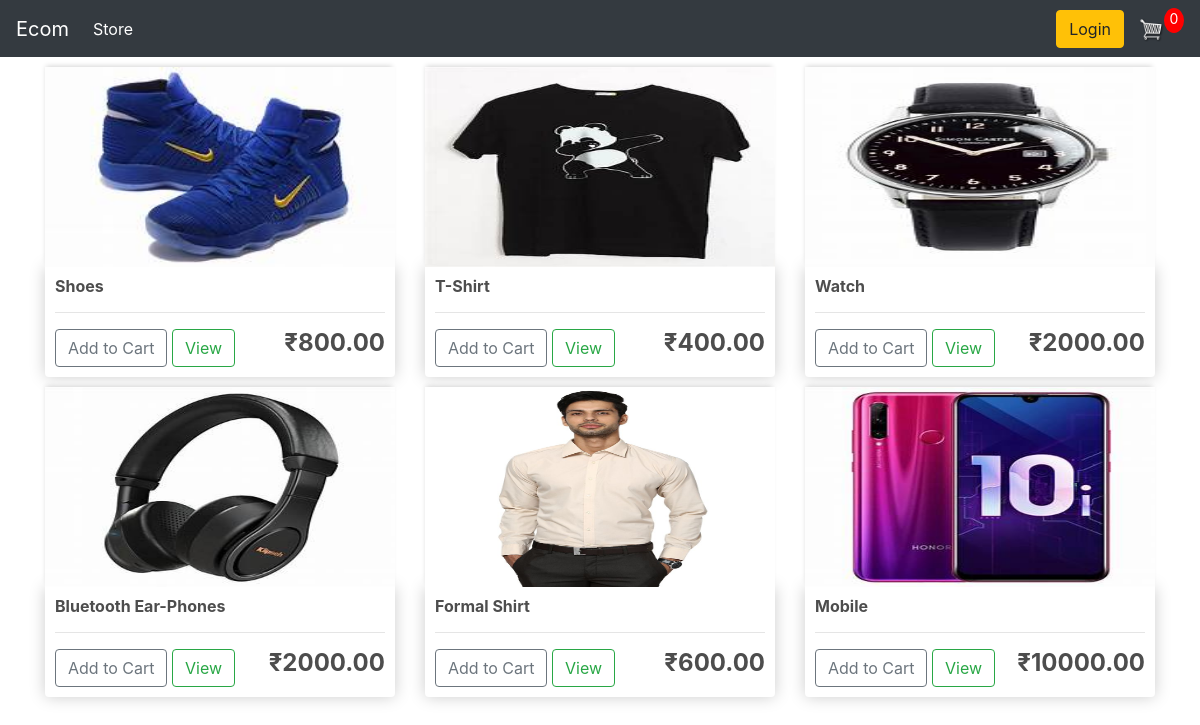
The page / on the database its author committed.
### store/models.py (models this page shows, shortened)
class Product(models.Model):
    name = models.CharField(max_length=200,null=True)
    price = models.FloatField()
    digital = models.BooleanField(null=True, default=False, blank=False)
    image =models.ImageField(null=True, blank=True)

### store/views.py (the view)
# urls.py: path('',include("store.urls"),)
def store(request):
    products = Product.objects.all()
    context = {'products':products}
    return render(request, 'store/store.html',context)

### store/templates/store/store.html
{% extends 'store/main.html' %}
{% load static %}
{% block content %}
<div class="row">
    {% for product in products %}
    <div class="col-lg-4">
        <img class="thumbnail" src="{{product.image.url}}" alt="txt">
        <div class="box-element product">
            <h6><strong>{{product.name}}</strong></h6>
            <hr>
            <button class="btn btn-outline-secondary add-btn">Add to Cart</button>
            <a class="btn btn-outline-success" href="#">View</a>
            <h4 style="display: inline-block; float: right"><strong>₹{{product.price|floatformat:2}}</strong></h4>
        </div>
    </div>
    {% endfor %}
</div>
{% endblock content %}

### store/templates/store/main.html (shortened to what this page needs)
<!DOCTYPE html>
{% load static %}
<html lang="en">
<head>
    <link rel="stylesheet" href="{% static 'css/main.css' %}">
    <link rel="stylesheet" href="https://stackpath.bootstrapcdn.com/bootstrap/4.4.1/css/bootstrap.min.css"
>
</head>
<body>
    <nav class="navbar navbar-expand-lg navbar-dark bg-dark">
        <a class="navbar-brand" href="{% url 'store' %}">Ecom</a>
        <div class="collapse navbar-collapse" id="navbarSupportedContent">
            <ul class="navbar-nav mr-auto">
                <li class="nav-item active">
                    <a class="nav-link" href="{% url 'store' %}">Store <span class="sr-only">(current)</span></a>
                </li>
            </ul>
            <div class="form-inline my-2 my-lg-0">
                <a href="#" class="btn btn-warning">Login</a>
                <a href="{% url 'cart' %}">
                    <img id="cart-icon" src="{% static 'images/cart.png' %}">
                </a>
                <p id="cart-total">0</p>
            </div>
        </div>
    </nav>
    <div class="container">
        {% block content %}
        {% endblock content %}
    </div>
</body>
</html>

### static/css/main.css (style rules this page uses)
body { background-color: hsl(0, 0%, 98%); }
h1,h2,h3,h4,h5,h6 { color:hsl(0, 0%, 30%); }
.box-element { box-shadow:hsl(0, 0%, 80%) 0 0 16px; background-color: #fff; border-radius: 4px; padding: 10px; }
.thumbnail { width: 100%; height: 200px; -webkit-box-shadow: -1px -3px 5px -2px rgba(214,214,214,1); -moz-box-shadow: -1px -3px 5px -2px rgba(214,214,214,1); box-shadow: -1px -3px 5px -2px rgba(214,214,214,1); }
.product { border-radius: 0 0 4px 4px; }
.bg-dark { background-color: #4f868c!important; }
#cart-icon { width:25px; display: inline-block; margin-left: 15px; }
#cart-total { display: block; text-align: center; color:#fff; background-color: red; width: 20px; height: 25px; border-radius: 50%; font-size: 14px; }
.col-lg-4, .col-lg-6, .col-lg-8, .col-lg-12 { margin-top: 10px; }
.btn { border-radius: 0; }

### rows shown on the page
Product: image (picture), name "Shoes", price "800.00"
Product: image (picture), name "T-Shirt", price "400.00"
Product: image (picture), name "Watch", price "2000.00"
Product: image (picture), name "Bluetooth Ear-Phones", price "2000.00"
Product: image (picture), name "Formal Shirt", price "600.00"
Product: image (picture), name "Mobile", price "10000.00"
